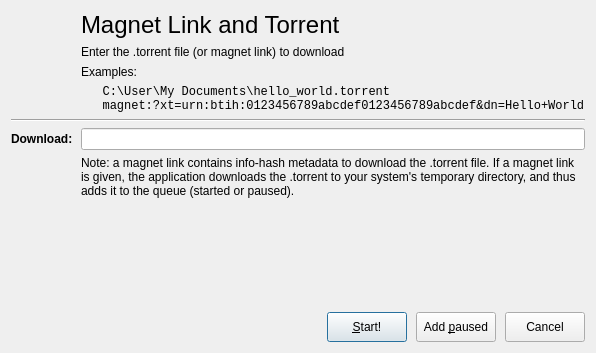
<?xml version="1.0" encoding="UTF-8"?>
<ui version="4.0">
 <class>AddTorrentDialog</class>
 <widget class="QDialog" name="AddTorrentDialog">
  <property name="geometry">
   <rect>
    <x>0</x>
    <y>0</y>
    <width>580</width>
    <height>353</height>
   </rect>
  </property>
  <property name="windowTitle">
   <string>DownZemAll - Add Magnet Links and Torrent</string>
  </property>
  <property name="modal">
   <bool>true</bool>
  </property>
  <layout class="QVBoxLayout" name="verticalLayout" stretch="0,0,0,0">
   <item>
    <layout class="QGridLayout" name="gridLayout" rowstretch="0,0,0,0,0,0,0">
     <item row="2" column="1">
      <widget class="QLabel" name="titleExampleLabel">
       <property name="text">
        <string>Examples:</string>
       </property>
      </widget>
     </item>
     <item row="3" column="1">
      <widget class="QLabel" name="titleListLabel">
       <property name="font">
        <font>
         <family>Courier New</family>
        </font>
       </property>
       <property name="text">
        <string>   C:\User\My Documents\hello_world.torrent
   magnet:?xt=urn:btih:0123456789abcdef0123456789abcdef&amp;dn=Hello+World</string>
       </property>
      </widget>
     </item>
     <item row="5" column="0">
      <widget class="QLabel" name="urlLabel">
       <property name="font">
        <font>
         <weight>75</weight>
         <bold>true</bold>
        </font>
       </property>
       <property name="text">
        <string>Download:</string>
       </property>
      </widget>
     </item>
     <item row="6" column="1">
      <widget class="QLabel" name="label_3">
       <property name="text">
        <string>Note: a magnet link contains info-hash metadata to download the .torrent file. If a magnet link is given, the application downloads the .torrent to your system's temporary directory, and thus adds it to the queue (started or paused).</string>
       </property>
       <property name="wordWrap">
        <bool>true</bool>
       </property>
      </widget>
     </item>
     <item row="1" column="1">
      <widget class="QLabel" name="titleLabel">
       <property name="sizePolicy">
        <sizepolicy hsizetype="Preferred" vsizetype="MinimumExpanding">
         <horstretch>0</horstretch>
         <verstretch>0</verstretch>
        </sizepolicy>
       </property>
       <property name="text">
        <string>Enter the .torrent file (or magnet link) to download</string>
       </property>
       <property name="wordWrap">
        <bool>true</bool>
       </property>
      </widget>
     </item>
     <item row="4" column="0" colspan="2">
      <widget class="Line" name="line">
       <property name="orientation">
        <enum>Qt::Horizontal</enum>
       </property>
      </widget>
     </item>
     <item row="5" column="1">
      <layout class="QHBoxLayout" name="horizontalLayout_2">
       <item>
        <widget class="UrlLineEdit" name="urlLineEdit"/>
       </item>
      </layout>
     </item>
     <item row="0" column="1">
      <widget class="QLabel" name="label">
       <property name="font">
        <font>
         <pointsize>18</pointsize>
        </font>
       </property>
       <property name="text">
        <string>Magnet Link and Torrent</string>
       </property>
      </widget>
     </item>
     <item row="0" column="0" rowspan="3">
      <widget class="QWidget" name="logo" native="true">
       <property name="minimumSize">
        <size>
         <width>64</width>
         <height>64</height>
        </size>
       </property>
       <property name="styleSheet">
        <string notr="true">image: url(:/icons/menu/preference_torrent_32x32.png);</string>
       </property>
      </widget>
     </item>
    </layout>
   </item>
   <item>
    <spacer name="verticalSpacer">
     <property name="orientation">
      <enum>Qt::Vertical</enum>
     </property>
     <property name="sizeHint" stdset="0">
      <size>
       <width>0</width>
       <height>0</height>
      </size>
     </property>
    </spacer>
   </item>
   <item>
    <widget class="UrlFormWidget" name="urlFormWidget" native="true">
     <property name="minimumSize">
      <size>
       <width>40</width>
       <height>100</height>
      </size>
     </property>
     <property name="focusPolicy">
      <enum>Qt::StrongFocus</enum>
     </property>
    </widget>
   </item>
   <item>
    <layout class="QHBoxLayout" name="buttonBox" stretch="1,0,0,0">
     <property name="spacing">
      <number>9</number>
     </property>
     <item>
      <spacer name="horizontalSpacer">
       <property name="orientation">
        <enum>Qt::Horizontal</enum>
       </property>
       <property name="sizeHint" stdset="0">
        <size>
         <width>40</width>
         <height>20</height>
        </size>
       </property>
      </spacer>
     </item>
     <item>
      <widget class="QPushButton" name="startButton">
       <property name="minimumSize">
        <size>
         <width>0</width>
         <height>30</height>
        </size>
       </property>
       <property name="text">
        <string>&amp;Start!</string>
       </property>
       <property name="default">
        <bool>true</bool>
       </property>
      </widget>
     </item>
     <item>
      <widget class="QPushButton" name="addPausedButton">
       <property name="minimumSize">
        <size>
         <width>0</width>
         <height>30</height>
        </size>
       </property>
       <property name="text">
        <string>Add &amp;paused</string>
       </property>
      </widget>
     </item>
     <item>
      <widget class="QPushButton" name="cancelButton">
       <property name="minimumSize">
        <size>
         <width>0</width>
         <height>30</height>
        </size>
       </property>
       <property name="text">
        <string>Cancel</string>
       </property>
      </widget>
     </item>
    </layout>
   </item>
  </layout>
 </widget>
 <customwidgets>
  <customwidget>
   <class>UrlLineEdit</class>
   <extends>QLineEdit</extends>
   <header>Widgets/UrlLineEdit</header>
  </customwidget>
  <customwidget>
   <class>UrlFormWidget</class>
   <extends>QWidget</extends>
   <header>Widgets/UrlFormWidget</header>
   <container>1</container>
  </customwidget>
 </customwidgets>
 <tabstops>
  <tabstop>urlLineEdit</tabstop>
  <tabstop>startButton</tabstop>
  <tabstop>addPausedButton</tabstop>
  <tabstop>cancelButton</tabstop>
 </tabstops>
 <resources/>
 <connections>
  <connection>
   <sender>startButton</sender>
   <signal>released()</signal>
   <receiver>AddTorrentDialog</receiver>
   <slot>accept()</slot>
   <hints>
    <hint type="sourcelabel">
     <x>678</x>
     <y>499</y>
    </hint>
    <hint type="destinationlabel">
     <x>79</x>
     <y>509</y>
    </hint>
   </hints>
  </connection>
  <connection>
   <sender>addPausedButton</sender>
   <signal>released()</signal>
   <receiver>AddTorrentDialog</receiver>
   <slot>acceptPaused()</slot>
   <hints>
    <hint type="sourcelabel">
     <x>762</x>
     <y>499</y>
    </hint>
    <hint type="destinationlabel">
     <x>644</x>
     <y>509</y>
    </hint>
   </hints>
  </connection>
  <connection>
   <sender>cancelButton</sender>
   <signal>released()</signal>
   <receiver>AddTorrentDialog</receiver>
   <slot>reject()</slot>
   <hints>
    <hint type="sourcelabel">
     <x>846</x>
     <y>499</y>
    </hint>
    <hint type="destinationlabel">
     <x>762</x>
     <y>509</y>
    </hint>
   </hints>
  </connection>
 </connections>
 <slots>
  <slot>acceptPaused()</slot>
 </slots>
</ui>
